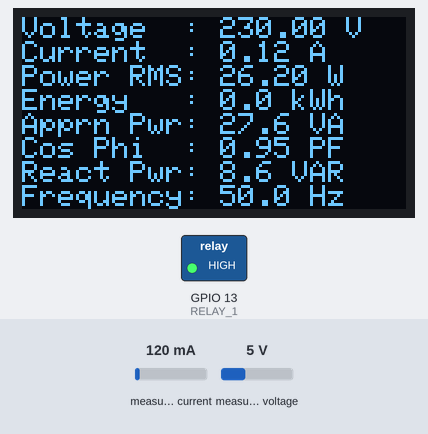
Bench run of a sketch on a simulated ESP8266 (NodeMCU). Shown: 128×64 one-colour display, switched loads named in the sketch (green lamp = pin HIGH). Inputs (shaded band) come from the test bench; at power-on: measured current 120 mA, measured voltage 5 V. WiFi joins after 1.5 s; servers stay silent unless stated; what the sketch prints to the serial monitor is not drawn.

Above: at 5.8 s.
5.9 s: measured current set to 986 mA
At 8.2 s:
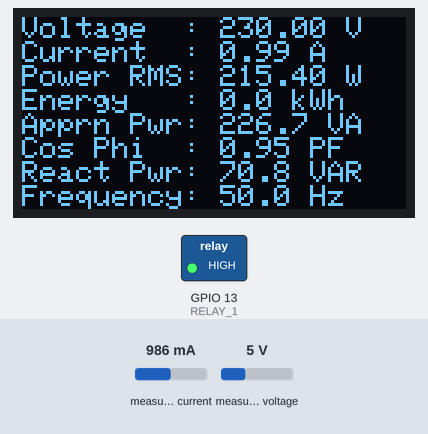
8.5 s: measured current set to 1021 mA
At 10.4 s:
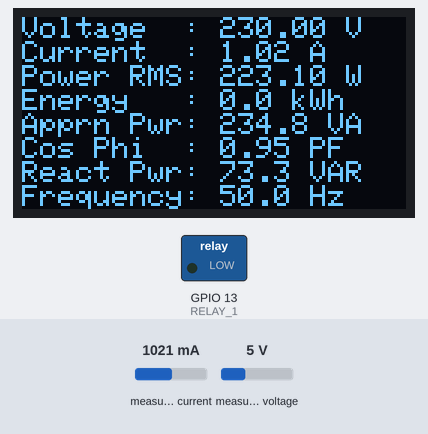
10.7 s: measured voltage set to 0.3 V
At 12.6 s:
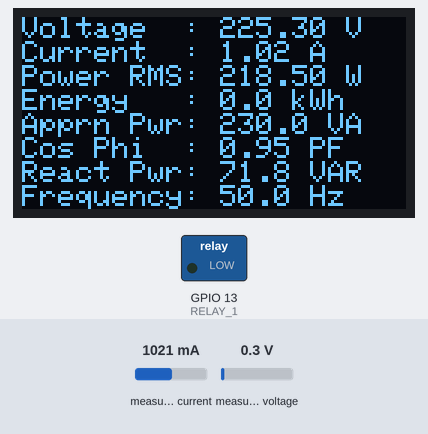
12.9 s: measured voltage set to 3.8 V
At 14.8 s:
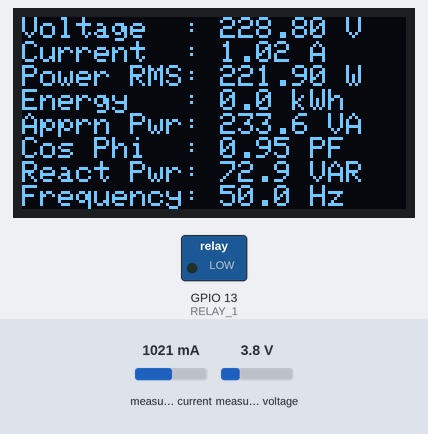
Timing chart, 0 to 16.1 s (numbered marks = the images above; inputs shaded):
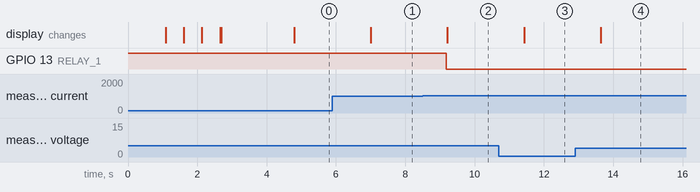

Measured:
- the behaviour switches between 999 and 1000 mA on measured current (found by bisection; images 1 and 2)
- after the input at 5.9 s, the display: changes after 1.1 s (image 1)
- after the input at 8.5 s, GPIO 13 (RELAY_1): HIGH → LOW after 0.69 s; the display: changes after 0.72 s (image 2)
- after the input at 10.7 s, the display: changes after 0.73 s (image 3)
- after the input at 12.9 s, the display: changes after 0.75 s (image 4)

The sketch:

monit_dashboard.ino
```cpp
#include <PZEM004Tv30.h>
#include <Wire.h>
#include <Adafruit_GFX.h>
#include <Adafruit_SSD1306.h>
#include <ESP8266WiFi.h>
#include <ESP8266WebServer.h>

// WiFi credentials
const char* ssid = "YOUR_WIFI_NAME";
const char* password = "YOUR_WIFI_PASSWORD";

// Display settings
#define DISPLAY_ADDRESS   0x3C
#define DISPLAY_SCL_PIN   5  // D1 on NodeMCU
#define DISPLAY_SDA_PIN   4  // D2 on NodeMCU
#define DISPLAY_WIDTH     128
#define DISPLAY_HEIGHT    64
#define DISPLAY_RESET_PIN -1

// Relay pin
#define RELAY_1 13  // GPIO13 (D7)

ESP8266WebServer server(80);

Adafruit_SSD1306 display(DISPLAY_WIDTH, DISPLAY_HEIGHT, &Wire, DISPLAY_RESET_PIN);

PZEM004Tv30 pzem1(14, 12); // GPIO14(D5) to Tx PZEM004; GPIO12(D6) to Rx PZEM004

float voltage1 = 0.0;
float current1 = 0.0;
float power1 = 0.0;
float energy1 = 0.0;
float frequency1 = 0.0;
float pf1 = 0.0;
float va1 = 0.0;
float VAR1 = 0.0;

const char index_html[] PROGMEM = R"rawliteral(
<!DOCTYPE HTML>
<html>
<head>
  <title>ESP8266 Power Monitor</title>
  <meta name="viewport" content="width=device-width, initial-scale=1">
  <link rel="stylesheet" href="https://cdnjs.cloudflare.com/ajax/libs/font-awesome/6.0.0/css/all.min.css">
  <style>
    body {
      font-family: Arial, sans-serif;
      margin: 0;
      padding: 20px;
      background-color: #f0f0f0;
    }
    .grid {
      display: grid;
      grid-template-columns: repeat(auto-fit, minmax(300px, 1fr));
      gap: 20px;
      max-width: 1200px;
      margin: 0 auto;
    }
    .card {
      background: white;
      border-radius: 15px;
      padding: 25px;
      box-shadow: 0 4px 8px rgba(0,0,0,0.1);
      display: flex;
      align-items: center;
      text-align: left;
    }
    .icon {
      font-size: 40px;
      margin-right: 25px;
      min-width: 50px;
      text-align: center;
    }
    .content {
      display: flex;
      flex-direction: column;
    }
    .label {
      font-size: 16px;
      color: #7f8c8d;
      margin-bottom: 5px;
      font-weight: bold;
    }
    .value {
      font-size: 24px;
      color: #2c3e50;
      display: flex;
      align-items: baseline;
    }
    .unit {
      font-size: 16px;
      color: #95a5a6;
      margin-left: 5px;
    }
    .fa-bolt { color: #f1c40f; }
    .fa-exchange-alt { color: #3498db; }
    .fa-plug { color: #e74c3c; }
    .fa-chart-line { color: #2ecc71; }
    .fa-wave-square { color: #9b59b6; }
    .fa-percent { color: #e67e22; }
    .fa-lightbulb { color: #e74c3c; }
    .fa-charging-station { color: #3498db; }
    h1 {
      text-align: center;
      margin: 30px 0;
      color: #2c3e50;
    }
    .status {
      margin-top: 30px;
      text-align: center;
    }
    .relay-status {
      display: inline-block;
      padding: 10px 20px;
      border-radius: 10px;
      font-weight: bold;
      font-size: 18px;
      margin-top: 10px;
    }
    .on {
      background-color: #e74c3c;
      color: white;
    }
    .off {
      background-color: #2ecc71;
      color: white;
    }
  </style>
  <script>
    function updateData() {
      var xhttp = new XMLHttpRequest();
      xhttp.onreadystatechange = function() {
        if (this.readyState == 4 && this.status == 200) {
          var data = JSON.parse(this.responseText);
          document.getElementById('voltage').innerHTML = data.voltage + '<span class="unit">V</span>';
          document.getElementById('current').innerHTML = data.current + '<span class="unit">A</span>';
          document.getElementById('power').innerHTML = data.power + '<span class="unit">W</span>';
          document.getElementById('energy').innerHTML = data.energy + '<span class="unit">kWh</span>';
          document.getElementById('frequency').innerHTML = data.frequency + '<span class="unit">Hz</span>';
          document.getElementById('pf').innerHTML = data.pf;
          document.getElementById('va').innerHTML = data.va + '<span class="unit">VA</span>';
          document.getElementById('var').innerHTML = data.var + '<span class="unit">VAR</span>';

          // Update relay status
          var relayStatus = document.getElementById('relay-status');
          if (data.relay == "ON") {
            relayStatus.className = "relay-status on";
            relayStatus.innerHTML = "RELAY: ON";
          } else {
            relayStatus.className = "relay-status off";
            relayStatus.innerHTML = "RELAY: OFF";
          }
        }
      };
      xhttp.open("GET", "/data", true);
      xhttp.send();
    }
    setInterval(updateData, 2000);
    window.onload = updateData;
  </script>
</head>
<body>
  <h1><i class="fas fa-plug"></i> ESP8266 Power Monitor</h1>
  <div class="grid">
    <div class="card">
      <i class="fas fa-bolt icon"></i>
      <div class="content">
        <div class="label">VOLTAGE</div>
        <div class="value" id="voltage">%VOLTAGE%<span class="unit">V</span></div>
      </div>
    </div>
    <div class="card">
      <i class="fas fa-exchange-alt icon"></i>
      <div class="content">
        <div class="label">CURRENT</div>
        <div class="value" id="current">%CURRENT%<span class="unit">A</span></div>
      </div>
    </div>
    <div class="card">
      <i class="fas fa-plug icon"></i>
      <div class="content">
        <div class="label">ACTIVE POWER</div>
        <div class="value" id="power">%POWER%<span class="unit">W</span></div>
      </div>
    </div>
    <div class="card">
      <i class="fas fa-charging-station icon"></i>
      <div class="content">
        <div class="label">APPARENT POWER</div>
        <div class="value" id="va">%VA%<span class="unit">VA</span></div>
      </div>
    </div>
    <div class="card">
      <i class="fas fa-lightbulb icon"></i>
      <div class="content">
        <div class="label">REACTIVE POWER</div>
        <div class="value" id="var">%VAR%<span class="unit">VAR</span></div>
      </div>
    </div>
    <div class="card">
      <i class="fas fa-chart-line icon"></i>
      <div class="content">
        <div class="label">ENERGY</div>
        <div class="value" id="energy">%ENERGY%<span class="unit">kWh</span></div>
      </div>
    </div>
    <div class="card">
      <i class="fas fa-wave-square icon"></i>
      <div class="content">
        <div class="label">FREQUENCY</div>
        <div class="value" id="frequency">%FREQUENCY%<span class="unit">Hz</span></div>
      </div>
    </div>
    <div class="card">
      <i class="fas fa-percent icon"></i>
      <div class="content">
        <div class="label">POWER FACTOR</div>
        <div class="value" id="pf">%PF%</div>
      </div>
    </div>
  </div>
  <div class="status">
    <h2>Current Relay Status</h2>
    <div class="relay-status %RELAY_CLASS%" id="relay-status">RELAY: %RELAY_STATUS%</div>
  </div>
</body>
</html>
)rawliteral";

// Function prototypes - must be declared before they're used
float zeroIfNan(float v);
void setupDisplay();
void setupWiFi();
void setupWebServer();
void readPZEMValues();
void controlRelay();
void updateDisplay();
String processor(const String& var);

// Convert NaN values to zero
float zeroIfNan(float v) {
  return isnan(v) ? 0 : v;
}

String processor(const String& var) {
  if(var == "VOLTAGE") return isnan(voltage1) ? "Error" : String(voltage1, 2);
  else if(var == "CURRENT") return isnan(current1) ? "Error" : String(current1, 2);
  else if(var == "POWER") return isnan(power1) ? "Error" : String(power1, 2);
  else if(var == "ENERGY") return isnan(energy1) ? "Error" : String(energy1, 3);
  else if(var == "FREQUENCY") return isnan(frequency1) ? "Error" : String(frequency1, 1);
  else if(var == "PF") return isnan(pf1) ? "Error" : String(pf1, 2);
  else if(var == "VA") return isnan(va1) ? "Error" : String(va1, 2);
  else if(var == "VAR") return isnan(VAR1) ? "Error" : String(VAR1, 2);
  else if(var == "RELAY_STATUS") return digitalRead(RELAY_1) == LOW ? "ON" : "OFF";
  else if(var == "RELAY_CLASS") return digitalRead(RELAY_1) == LOW ? "on" : "off";
  return String();
}

void setupDisplay() {
  Wire.begin(DISPLAY_SDA_PIN, DISPLAY_SCL_PIN);
  display.begin(SSD1306_SWITCHCAPVCC, DISPLAY_ADDRESS);
  display.clearDisplay();
  display.setCursor(10, 0);
  display.setTextSize(2);
  display.setTextColor(SSD1306_WHITE);
  display.println("PZEM-004T");
  display.setCursor(10, 36);
  display.setTextSize(1);
  display.println("Starting...");
  display.display();
  delay(1000);
}

void setupWiFi() {
  // Connect to WiFi
  WiFi.begin(ssid, password);

  display.clearDisplay();
  display.setCursor(0, 0);
  display.setTextSize(1);
  display.println("Connecting to WiFi");
  display.display();

  Serial.print("Connecting to WiFi");
  int attempts = 0;
  while (WiFi.status() != WL_CONNECTED && attempts < 20) {
    delay(500);
    Serial.print(".");
    display.print(".");
    display.display();
    attempts++;
  }

  if (WiFi.status() == WL_CONNECTED) {
    Serial.println("\nConnected to WiFi");
    Serial.print("IP Address: ");
    Serial.println(WiFi.localIP());

    display.clearDisplay();
    display.setCursor(0, 0);
    display.println("WiFi Connected!");
    display.println("IP Address:");
    display.println(WiFi.localIP());
    display.display();
    delay(2000);
  } else {
    Serial.println("\nFailed to connect to WiFi");
    display.clearDisplay();
    display.setCursor(0, 0);
    display.println("WiFi Failed!");
    display.println("Check credentials");
    display.display();
    delay(2000);
  }
}

// Set up web server routes
void setupWebServer() {
  // Route for root / web page
  server.on("/", HTTP_GET, [](){
    server.send(200, "text/html", index_html);
  });

  // Route for JSON data
  server.on("/data", HTTP_GET, [](){
    String json = "{";
    json += "\"voltage\":\"" + String(isnan(voltage1) ? "0.00" : String(voltage1, 2)) + "\",";
    json += "\"current\":\"" + String(isnan(current1) ? "0.00" : String(current1, 2)) + "\",";
    json += "\"power\":\"" + String(isnan(power1) ? "0.00" : String(power1, 2)) + "\",";
    json += "\"energy\":\"" + String(isnan(energy1) ? "0.000" : String(energy1, 3)) + "\",";
    json += "\"frequency\":\"" + String(isnan(frequency1) ? "0.0" : String(frequency1, 1)) + "\",";
    json += "\"pf\":\"" + String(isnan(pf1) ? "0.00" : String(pf1, 2)) + "\",";
    json += "\"va\":\"" + String(isnan(va1) ? "0.00" : String(va1, 2)) + "\",";
    json += "\"var\":\"" + String(isnan(VAR1) ? "0.00" : String(VAR1, 2)) + "\",";
    json += "\"relay\":\"" + String(digitalRead(RELAY_1) == LOW ? "ON" : "OFF") + "\"";
    json += "}";
    server.send(200, "application/json", json);
  });

  server.begin();
  Serial.println("HTTP server started");
}

void readPZEMValues() {
  voltage1 = zeroIfNan(pzem1.voltage());
  current1 = zeroIfNan(pzem1.current());
  power1 = zeroIfNan(pzem1.power());
  energy1 = zeroIfNan(pzem1.energy()) / 1000;
  frequency1 = zeroIfNan(pzem1.frequency());
  pf1 = zeroIfNan(pzem1.pf());

  if (pf1 == 0) {
    va1 = 0;
    VAR1 = 0;
  } else {
    va1 = power1 / pf1;
    VAR1 = va1 * sqrt(1 - sq(pf1));
  }

  Serial.println("");
  Serial.printf("Voltage        : %.2f V\n", voltage1);
  Serial.printf("Current        : %.2f A\n", current1);
  Serial.printf("Power Active   : %.2f W\n", power1);
  Serial.printf("Energy         : %.2f kWh\n", energy1);
  Serial.printf("Frequency      : %.2f Hz\n", frequency1);
  Serial.printf("Cosine Phi     : %.2f PF\n", pf1);
  Serial.printf("Apparent Power : %.2f VA\n", va1);
  Serial.printf("Reactive Power : %.2f VAR\n", VAR1);
  Serial.printf("---------- END ----------\n");
}

void controlRelay() {
  if (current1 >= 1.0) {
    digitalWrite(RELAY_1, LOW);
    Serial.println("⚠️ Arus tinggi! Relay 1 ON.");
  } else {
    digitalWrite(RELAY_1, HIGH);
    Serial.println("Relay 1 OFF");
  }
}


void updateDisplay() {
  display.clearDisplay();
  display.setCursor(0, 0);
  display.setTextSize(1);
  display.printf("Voltage  : %.2f V\n", voltage1);
  display.printf("Current  : %.2f A\n", current1);
  display.printf("Power RMS: %.2f W\n", power1);
  display.printf("Energy   : %.1f kWh\n", energy1);
  display.printf("Apprn Pwr: %.1f VA\n", va1);
  display.printf("Cos Phi  : %.2f PF\n", pf1);
  display.printf("React Pwr: %.1f VAR\n", VAR1);
  display.printf("Frequency: %.1f Hz\n", frequency1);
  display.display();
}

void setup() {
  Serial.begin(115200);
  pinMode(RELAY_1, OUTPUT);
  digitalWrite(RELAY_1, HIGH); // Relay default NONAKTIF (OFF)

  setupDisplay();
  setupWiFi();
  setupWebServer();
}

void loop() {
  // Handle web client requests
  server.handleClient();

  // Read PZEM-004T values
  readPZEMValues();

  // Control relay based on current
  controlRelay();

  // Update OLED display
  updateDisplay();

  delay(1000); // Main loop delay
}
```
